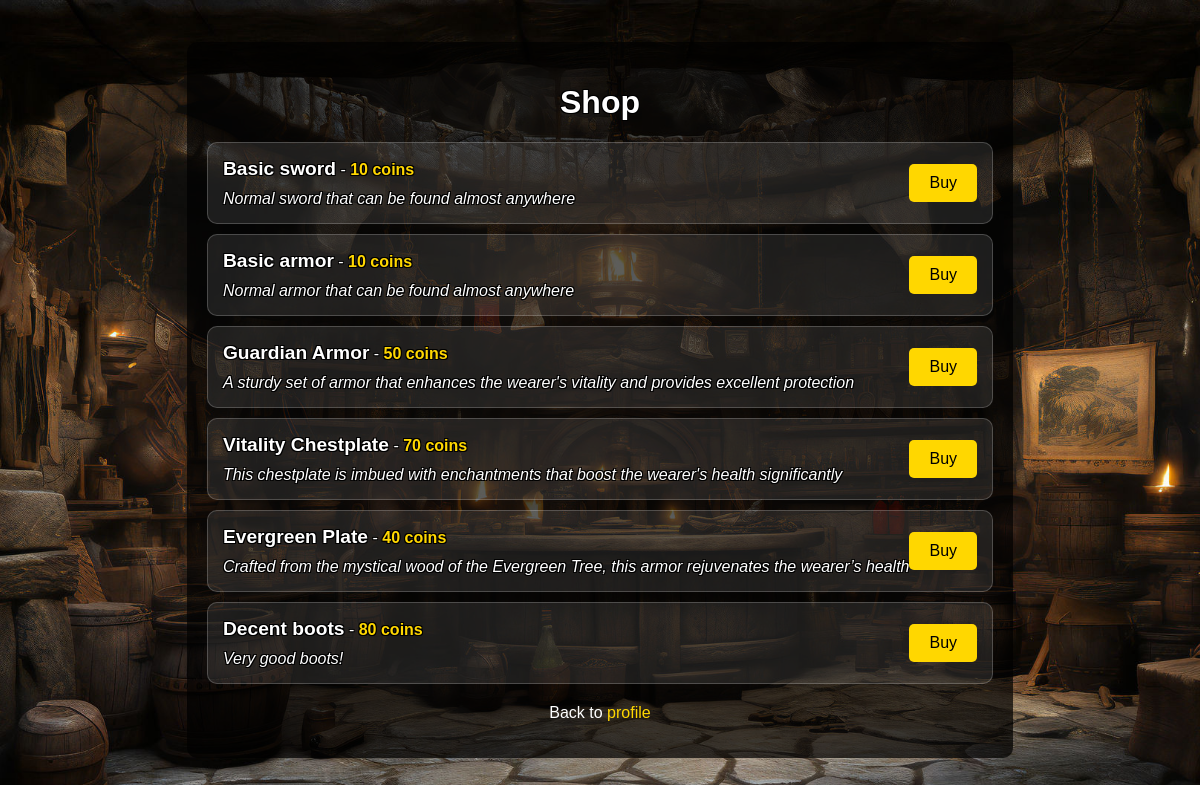
/shop/ (signed in), run on the app's committed database.
### game/models.py (models this page shows, shortened)
class Item(models.Model):
    RARITY_CHOICES = [
        ('common', 'Common'),
        ('uncommon', 'Uncommon'),
        ('rare', 'Rare'),
        ('epic', 'Epic'),
        ('legendary', 'Legendary'),
    ]
    durability = models.IntegerField(default=100)
    rarity = models.CharField(max_length=10, choices=RARITY_CHOICES, default='common')
    name = models.CharField(max_length=100)
    description = models.TextField()
    armor = models.IntegerField(default=0)
    power = models.IntegerField(default=0)
    hp = models.IntegerField(default=0)
    stamina = models.IntegerField(default=5)
    price = models.IntegerField(default=1)

### game/views.py (the view)
# urls.py: path('shop/', views.shop, name='shop'),
@login_required
def shop(request):
    items = Item.objects.all()
    return render(request, 'game/shop.html', {'items': items})

### templates/game/shop.html (shortened to what this page needs)
{% load static %}
<html>
<head>
    <link rel="stylesheet" type="text/css" href="{% static 'css/style.css' %}">
</head>
<body>
    <div class="shop-container">
        <h1 class="text-outline">Shop</h1>
        <ul class="item-list">
            {% for item in items %}
            <li class="item">
                <div class="item-details">
                    <strong class="item-name">{{ item.name }}</strong> - <span class="item-price">{{ item.price }} coins</span>
                    <p class="item-description">{{ item.description }}</p>
                </div>
                <a href="{% url 'buy_item' item.id %}" class="buy-button">Buy</a>
            </li>
            {% endfor %}
        </ul>
        <p class="back-link">Back to <a href="{% url 'profile' %}" class="profile-link">profile</a></p>
    </div>
</body>
</html>

### static/css/style.css (style rules this page uses)
body { background-image: url("../images/profile_background.jpg"); background-size: cover; color: white; display: flex; justify-content: center; align-items: center; height: 100vh; margin: 0; font-family: Arial, sans-serif; }
.text-outline { color: white; text-shadow: -1px -1px 0 #000, 1px -1px 0 #000, -1px 1px 0 #000, 1px 1px 0 #000; }
.shop-container { background-color: rgba(0, 0, 0, 0.7); padding: 20px; border-radius: 10px; text-align: center; max-width: 800px; }
.item-list { list-style-type: none; padding: 0; }
.item { background-color: rgba(255, 255, 255, 0.1); border: 1px solid rgba(255, 255, 255, 0.2); border-radius: 10px; padding: 15px; margin: 10px 0; display: flex; justify-content: space-between; align-items: center; }
.item-details { text-align: left; }
.item-name { font-size: 1.2em; font-weight: bold; }
.item-price { color: gold; font-weight: bold; }
.item-description { margin: 10px 0 0; font-style: italic; }
.buy-button { background-color: gold; color: black; padding: 10px 20px; text-decoration: none; border-radius: 5px; transition: background-color 0.3s ease; }
.back-link { margin-top: 20px; }
.profile-link { color: gold; text-decoration: none; transition: color 0.3s ease; }
.item-details { color: white; text-shadow: -1px -1px 0 #000, 1px -1px 0 #000, -1px 1px 0 #000, 1px 1px 0 #000; }

### data on the page
Item: name "Basic sword", price "10", description "Normal sword that can be found almost anywhere"
Item: name "Basic armor", price "10", description "Normal armor that can be found almost anywhere"
Item: name "Guardian Armor", price "50", description "A sturdy set of armor that enhances the wearer's vitality and provides excellent protection"
Item: name "Vitality Chestplate", price "70", description "This chestplate is imbued with enchantments that boost the wearer's health significantly"
Item: name "Evergreen Plate", price "40", description "Crafted from the mystical wood of the Evergreen Tree, this armor rejuvenates the wearer’s health"
Item: name "Decent boots", price "80", description "Very good boots!"
